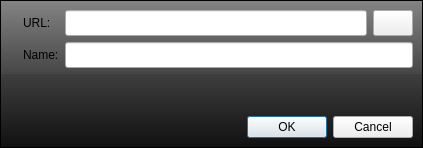
<?xml version="1.0" encoding="UTF-8"?>
<ui version="4.0">
 <class>dialogRepository</class>
 <widget class="QDialog" name="dialogRepository">
  <property name="geometry">
   <rect>
    <x>0</x>
    <y>0</y>
    <width>423</width>
    <height>148</height>
   </rect>
  </property>
  <property name="sizePolicy">
   <sizepolicy hsizetype="Fixed" vsizetype="Fixed">
    <horstretch>0</horstretch>
    <verstretch>0</verstretch>
   </sizepolicy>
  </property>
  <property name="windowTitle">
   <string>Repository</string>
  </property>
  <property name="styleSheet">
   <string notr="true">#frame {
background-color: qlineargradient(spread:pad, x1:0.5, y1:0, x2:0.5, y2:1, stop:0 rgba(132, 132, 132, 255), stop:0.501481 rgba(70, 70, 70, 255), stop:0.503057 rgba(62, 62, 62, 255), stop:1 rgba(16, 16, 16, 255));
}</string>
  </property>
  <layout class="QGridLayout" name="gridLayout_2">
   <property name="margin">
    <number>0</number>
   </property>
   <property name="spacing">
    <number>0</number>
   </property>
   <item row="0" column="0">
    <widget class="QFrame" name="frame">
     <property name="frameShape">
      <enum>QFrame::StyledPanel</enum>
     </property>
     <property name="frameShadow">
      <enum>QFrame::Raised</enum>
     </property>
     <layout class="QGridLayout" name="gridLayout_4">
      <item row="0" column="0">
       <widget class="QLabel" name="label_5">
        <property name="text">
         <string/>
        </property>
        <property name="pixmap">
         <pixmap resource="software.qrc">:/icons/repository48.png</pixmap>
        </property>
       </widget>
      </item>
      <item row="0" column="1">
       <layout class="QGridLayout" name="gridLayout">
        <item row="0" column="1">
         <widget class="QLineEdit" name="editURL">
          <property name="minimumSize">
           <size>
            <width>0</width>
            <height>25</height>
           </size>
          </property>
          <property name="maximumSize">
           <size>
            <width>16777215</width>
            <height>26</height>
           </size>
          </property>
         </widget>
        </item>
        <item row="1" column="0">
         <widget class="QLabel" name="label_2">
          <property name="text">
           <string>Name:</string>
          </property>
         </widget>
        </item>
        <item row="1" column="1" colspan="2">
         <widget class="QLineEdit" name="editName">
          <property name="minimumSize">
           <size>
            <width>0</width>
            <height>26</height>
           </size>
          </property>
          <property name="maximumSize">
           <size>
            <width>16777215</width>
            <height>26</height>
           </size>
          </property>
         </widget>
        </item>
        <item row="0" column="0">
         <widget class="QLabel" name="label">
          <property name="text">
           <string>URL:</string>
          </property>
         </widget>
        </item>
        <item row="0" column="2">
         <widget class="QPushButton" name="pushCheck">
          <property name="minimumSize">
           <size>
            <width>0</width>
            <height>26</height>
           </size>
          </property>
          <property name="maximumSize">
           <size>
            <width>16777215</width>
            <height>26</height>
           </size>
          </property>
          <property name="toolTip">
           <string>Check URL</string>
          </property>
          <property name="text">
           <string/>
          </property>
          <property name="icon">
           <iconset resource="software.qrc">
            <normaloff>:/icons/checkbox32.png</normaloff>:/icons/checkbox32.png</iconset>
          </property>
         </widget>
        </item>
       </layout>
      </item>
      <item row="1" column="1">
       <widget class="QLabel" name="labelWarning">
        <property name="styleSheet">
         <string notr="true">color: red;</string>
        </property>
        <property name="text">
         <string/>
        </property>
       </widget>
      </item>
      <item row="2" column="1">
       <widget class="QDialogButtonBox" name="buttonBox">
        <property name="orientation">
         <enum>Qt::Horizontal</enum>
        </property>
        <property name="standardButtons">
         <set>QDialogButtonBox::Cancel|QDialogButtonBox::Ok</set>
        </property>
       </widget>
      </item>
     </layout>
    </widget>
   </item>
  </layout>
 </widget>
 <resources>
  <include location="software.qrc"/>
 </resources>
 <connections>
  <connection>
   <sender>buttonBox</sender>
   <signal>accepted()</signal>
   <receiver>dialogRepository</receiver>
   <slot>accept()</slot>
   <hints>
    <hint type="sourcelabel">
     <x>248</x>
     <y>254</y>
    </hint>
    <hint type="destinationlabel">
     <x>157</x>
     <y>274</y>
    </hint>
   </hints>
  </connection>
  <connection>
   <sender>buttonBox</sender>
   <signal>rejected()</signal>
   <receiver>dialogRepository</receiver>
   <slot>reject()</slot>
   <hints>
    <hint type="sourcelabel">
     <x>316</x>
     <y>260</y>
    </hint>
    <hint type="destinationlabel">
     <x>286</x>
     <y>274</y>
    </hint>
   </hints>
  </connection>
 </connections>
</ui>
